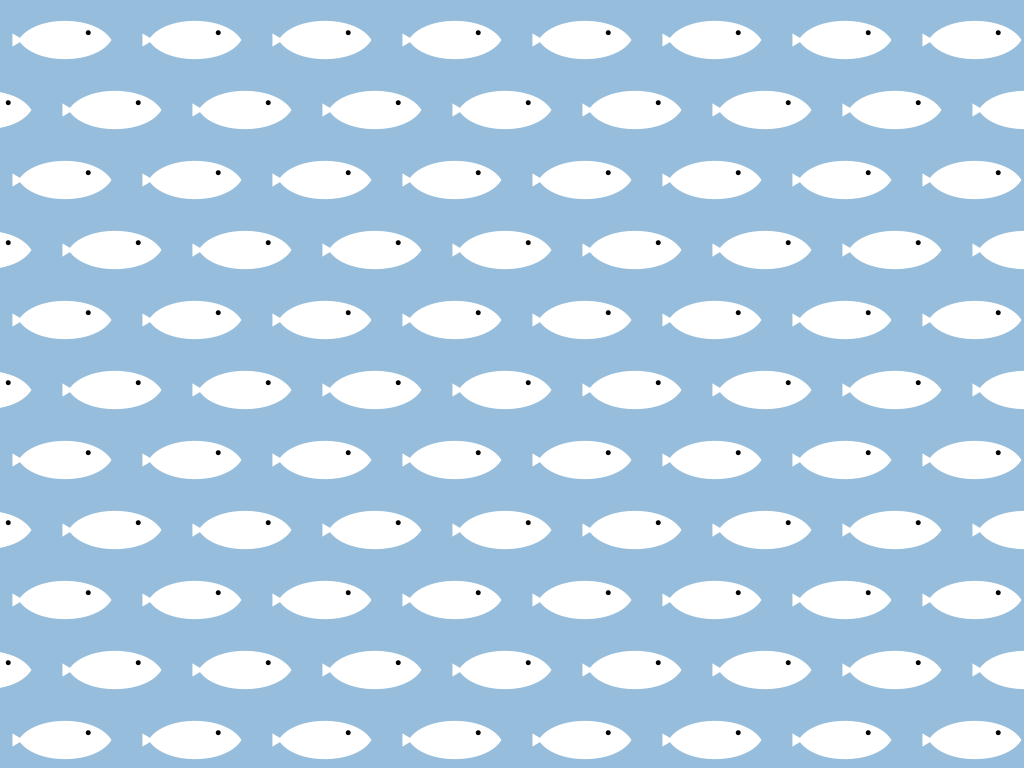
Frame 1 (no input)
Frame 60 (the mouse pressed at the canvas centre just before this capture): identical to frame 1, image omitted
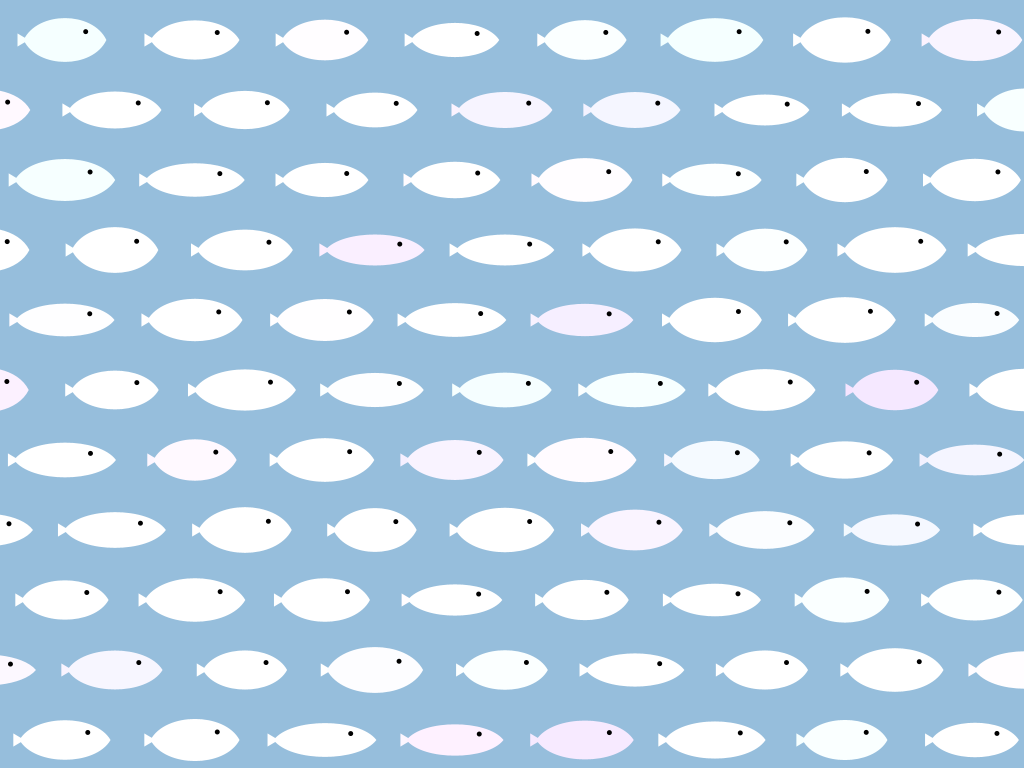
Frame 120 (the mouse held since frame 60 and released just before this capture)

The Processing sketch that drew these frames (run headless with seeded random() and noise(); from frame 60 on, the mouse is pressed at the canvas centre):

// Processing sketch: processing_70335
// ── processing_70335.pde

float iw = random(80, 100);
float ih = random(40, iw-10);
float ir = random(50, 200);
float ig = random(50, 150);
float ib = random(50, 150);
float ilefty = random(3, ih/4);
float iupy = random(5, ih/6);
float mul = 0.01;
float cnt = 0;

void setup()
{
  size(1024, 768);
  background(150, 190, 220);
  smooth();
  noStroke();
}
 
void draw()
{
  //cnt += 0.01;
  //ir = noise(cnt+50)*500;
  //ig = noise(cnt+80)*500;
  //ib = noise(cnt)*500;
  
  background(150, 190, 220);
   
  for (int i = 0; i < 9; i++)
  {
    for (int j = 0; j < 19; j++)
    {
      pushMatrix();
      translate(65+i*130-80*(j%2), 40+j*70);
       
      float w = constrain(random(iw-mouseX*mul*2, iw+mouseX*mul*2), 40, 120);
      float h = constrain(random(ih-mouseX*mul*2, ih+mouseX*mul*2), 30, w-10);
      float r = 70+random(ir-mouseX*3.5*mul, ir+mouseX*3.5*mul);
      float g = r+random(ig-mouseX*3.5*mul, ig+mouseX*3.5*mul)-70;
      float b = r+random(ib-mouseX*3.5*mul, ib+mouseX*3.5*mul)-70;
   
      //tail
      fill(r+random(-mouseX*mul, mouseX*mul), g+random(-mouseX*mul, mouseX*mul), b+random(-mouseX*mul, mouseX*mul));
      float lefty = random(ilefty-mouseX*mul*mul, ilefty+mouseX*mul*mul);
      float upy = random(iupy-mouseX*mul*mul, iupy+mouseX*mul*mul);
      triangle(-(w/2)+5, 0, -(w/2)-lefty, -upy, -(w/2)-lefty, upy);
   
      //body
      fill(r, g, b);
      bezier(-(w/2), 0, -(w/3), -(h/2), (w/3), -(h/2), (w/2), 0);
      bezier(-(w/2), 0, -(w/3), (h/2), (w/3), (h/2), (w/2), 0);
   
      //eye
      fill(0);
      ellipse((w/2)/2, (-h/3.5)/2, 5, 5);
      
      popMatrix();
    }
  }
}
